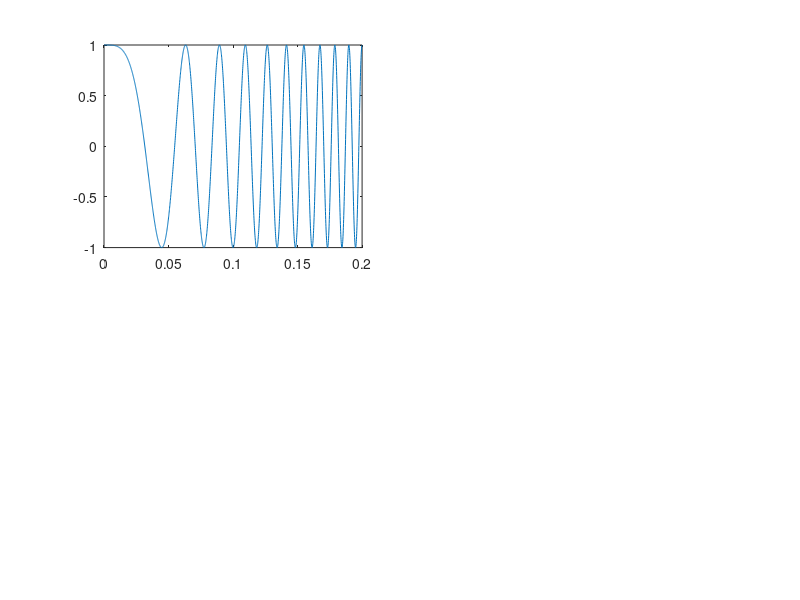

MATLAB code to generate this figure: (Note: this script raises an error after producing the figure.)
Fs=10000;
Fc=2000;
t=0:1/Fs:2;

s_M=chirp(t,0,2,1000);
subplot(2,2,1);
plot(t(1:2000), s_M(1:2000));
Title('s_M');

s_AM=amod(s_M,Fc,Fs,'amdsb-sc');
subplot(2,2,2);
specgram(s_AM,[],Fs);
Title(' amdsb-sc');

s_SSB_UP=amod(s_M, -Fc, Fs, 'amssb');
subplot(2,2,3);
specgram(s_SSB_UP,[],Fs);
Title(' amssb');

s_FM=amod(s_M, Fc, Fs, 'fm', 500);
subplot(2,2,4);
specgram(s_FM,[],Fs);
Title('fm');
